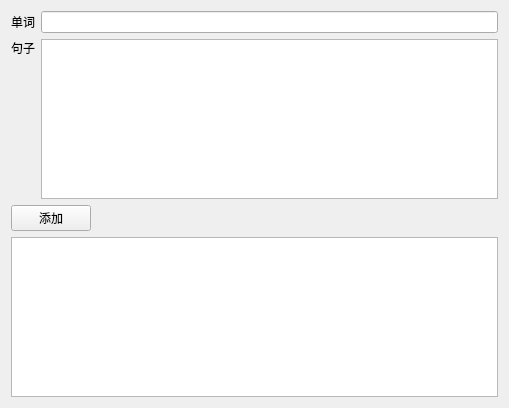
<?xml version="1.0" encoding="UTF-8"?>
<ui version="4.0">
 <class>Form</class>
 <widget class="QWidget" name="Form">
  <property name="geometry">
   <rect>
    <x>0</x>
    <y>0</y>
    <width>509</width>
    <height>408</height>
   </rect>
  </property>
  <property name="windowTitle">
   <string>Form</string>
  </property>
  <layout class="QVBoxLayout" name="verticalLayout_2">
   <item>
    <layout class="QHBoxLayout" name="horizontalLayout">
     <item>
      <widget class="QLabel" name="label">
       <property name="text">
        <string>单词</string>
       </property>
      </widget>
     </item>
     <item>
      <widget class="QLineEdit" name="word_lineEdit"/>
     </item>
    </layout>
   </item>
   <item>
    <layout class="QHBoxLayout" name="horizontalLayout_2">
     <item>
      <layout class="QVBoxLayout" name="verticalLayout">
       <item>
        <widget class="QLabel" name="label_2">
         <property name="text">
          <string>句子</string>
         </property>
        </widget>
       </item>
       <item>
        <spacer name="verticalSpacer">
         <property name="orientation">
          <enum>Qt::Vertical</enum>
         </property>
         <property name="sizeHint" stdset="0">
          <size>
           <width>20</width>
           <height>40</height>
          </size>
         </property>
        </spacer>
       </item>
      </layout>
     </item>
     <item>
      <widget class="QTextEdit" name="sentence_textEdit"/>
     </item>
    </layout>
   </item>
   <item>
    <layout class="QHBoxLayout" name="horizontalLayout_3">
     <item>
      <widget class="QPushButton" name="pushButton">
       <property name="text">
        <string>添加</string>
       </property>
      </widget>
     </item>
     <item>
      <spacer name="horizontalSpacer">
       <property name="orientation">
        <enum>Qt::Horizontal</enum>
       </property>
       <property name="sizeHint" stdset="0">
        <size>
         <width>40</width>
         <height>20</height>
        </size>
       </property>
      </spacer>
     </item>
    </layout>
   </item>
   <item>
    <widget class="QTextBrowser" name="textBrowser_meaning"/>
   </item>
  </layout>
 </widget>
 <resources/>
 <connections/>
</ui>
